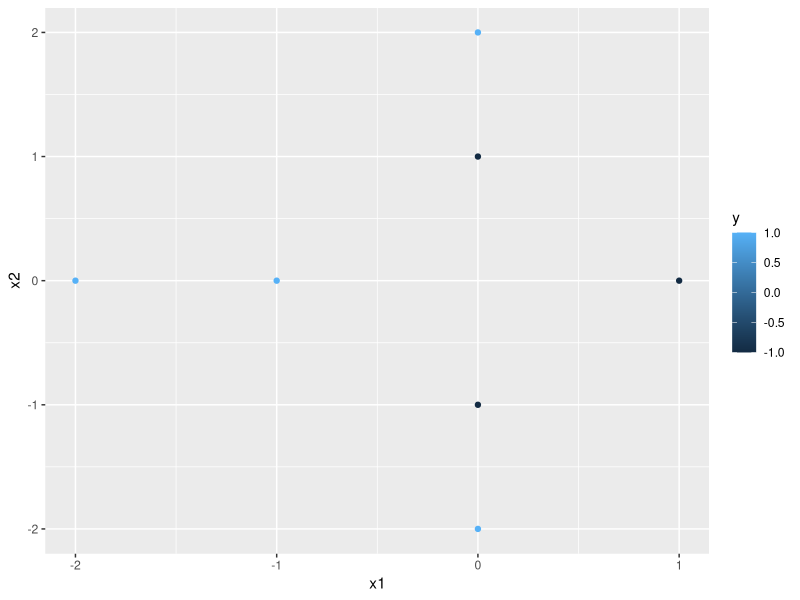
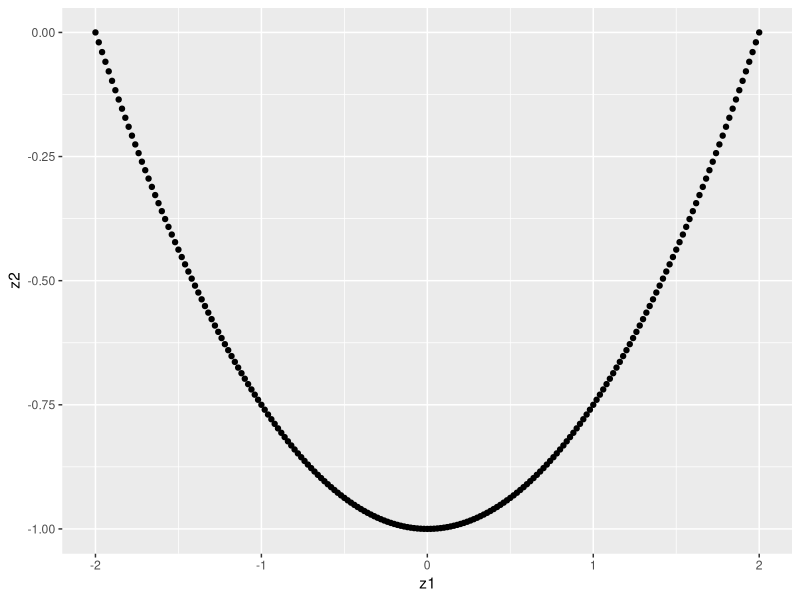

Write R code to recreate these figures, in order.
## ---- chunk 1
dat = rbind (c(1,0),
             c(0,1),
             c(0,-1),
             c(-1,0),
             c(0,2),
             c(0,-2),
             c(-2,0))

y=c(-1, -1, -1, 1, 1, 1, 1)

D=data.frame(x1=dat[,1], x2=dat[,2],y=y)
require(ggplot2)
qplot(x1,x2, color=y, data = D)

## ---- chunk 2
require(ggplot2)
X=expand.grid(x1=1, x2=seq(-1,1,.01))
X=expand.grid(x2=1, x1=seq(-1,1,.01))
z1=X$x2^2 -2*X$x1 -1; z2= X$x1^2 -2*X$x2 +1
qplot(z1, z2)
